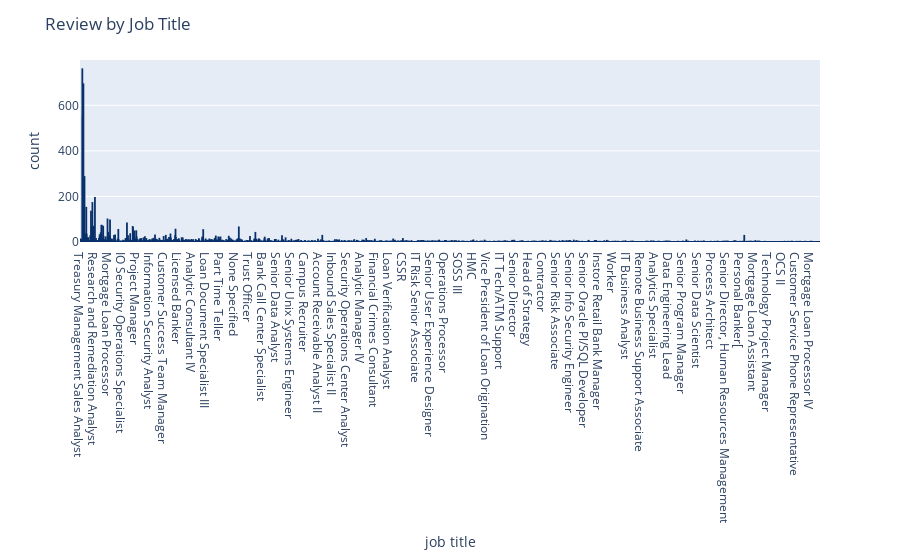

The code cell stored with this chart in its notebook:
### Markdown cell above
#### Plot review count by job title

### Code cell
fig = px.histogram(wells_df, x="job title")
fig.update_traces(marker_color="orange",marker_line_color='rgb(8,48,107)',
                  marker_line_width=1.5)
fig.update_layout(title_text='Review by Job Title')
fig.show()
fig.write_html("wells_fargo.html")

### Figure 1 — Plotly figure (JSON) as saved in the notebook; plotly's stock layout.template omitted (floating-point values rounded to 4 significant figures; data arrays with more than 128 entries replaced by an {"elided": "..."} marker saying what was removed)
{"data": [{"alignmentgroup": "True", "bingroup": "x", "hovertemplate": "job title=%{x}<br>count=%{y}<extra></extra>", "legendgroup": "", "marker": {"color": "orange", "line": {"color": "rgb(8,48,107)", "width": 1.5}, "pattern": {"shape": ""}}, "name": "", "offsetgroup": "", "orientation": "v", "showlegend": false, "type": "histogram", "x": {"elided": "9947 str values"}, "xaxis": "x", "yaxis": "y"}], "layout": {"barmode": "relative", "legend": {"tracegroupgap": 0}, "margin": {"t": 60}, "title": {"text": "Review by Job Title"}, "xaxis": {"anchor": "y", "domain": [0, 1], "title": {"text": "job title"}}, "yaxis": {"anchor": "x", "domain": [0, 1], "title": {"text": "count"}}}}
